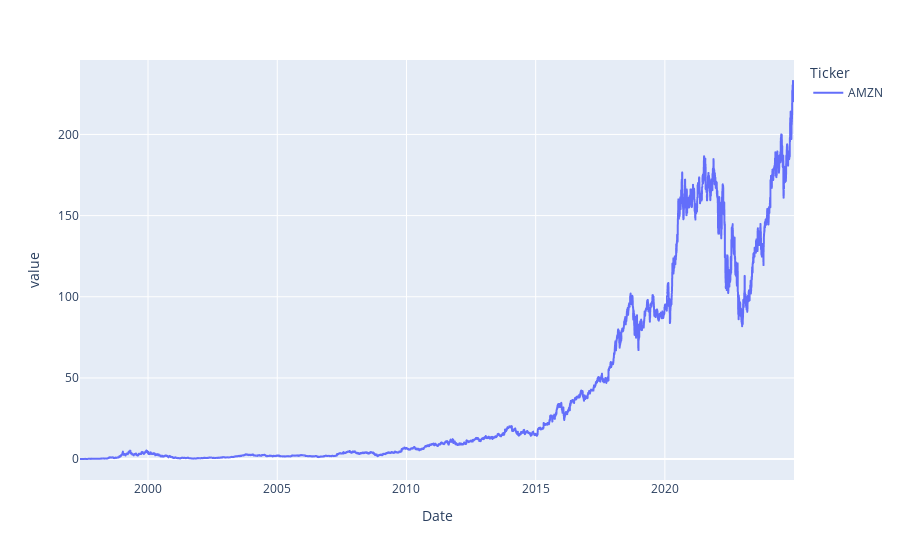

This figure's notebook cell:
### Code cell
import plotly.express as px
px.line(df["Close"])

### Figure 1 — Plotly figure (JSON) as saved in the notebook; plotly's stock layout.template omitted (floating-point values rounded to 4 significant figures; data arrays with more than 128 entries replaced by an {"elided": "..."} marker saying what was removed)
{"data": [{"hovertemplate": "Ticker=AMZN<br>Date=%{x}<br>value=%{y}<extra></extra>", "legendgroup": "AMZN", "line": {"color": "#636efa", "dash": "solid"}, "marker": {"symbol": "circle"}, "mode": "lines", "name": "AMZN", "showlegend": true, "type": "scattergl", "x": {"elided": "6952 str values"}, "xaxis": "x", "y": {"elided": "6952 float values"}, "yaxis": "y"}], "layout": {"legend": {"title": {"text": "Ticker"}, "tracegroupgap": 0}, "margin": {"t": 60}, "xaxis": {"anchor": "y", "domain": [0, 1], "title": {"text": "Date"}}, "yaxis": {"anchor": "x", "domain": [0, 1], "title": {"text": "value"}}}}
